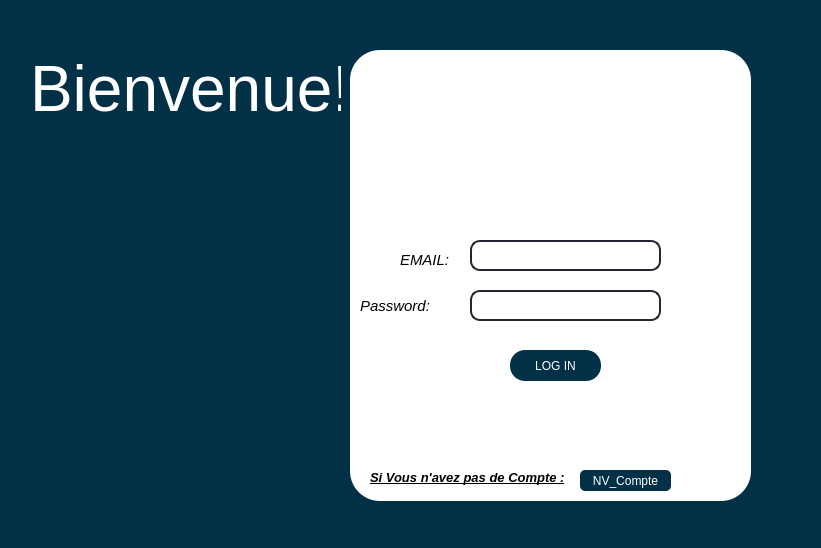
<?xml version="1.0" encoding="UTF-8"?>
<ui version="4.0">
 <class>login</class>
 <widget class="QWidget" name="login">
  <property name="geometry">
   <rect>
    <x>0</x>
    <y>0</y>
    <width>821</width>
    <height>548</height>
   </rect>
  </property>
  <property name="windowTitle">
   <string>Form</string>
  </property>
  <property name="styleSheet">
   <string notr="true">/*background-color:rgb(32, 102, 193);*/
background-color:#023047;</string>
  </property>
  <widget class="QLabel" name="label_2">
   <property name="geometry">
    <rect>
     <x>350</x>
     <y>50</y>
     <width>401</width>
     <height>451</height>
    </rect>
   </property>
   <property name="styleSheet">
    <string notr="true">background-color:white
;
border-radius:30px;</string>
   </property>
   <property name="text">
    <string/>
   </property>
  </widget>
  <widget class="QStackedWidget" name="stackedWidget3">
   <property name="geometry">
    <rect>
     <x>360</x>
     <y>60</y>
     <width>381</width>
     <height>431</height>
    </rect>
   </property>
   <property name="styleSheet">
    <string notr="true">background-color:white
;
border-radius:115px;</string>
   </property>
   <property name="currentIndex">
    <number>0</number>
   </property>
   <widget class="QWidget" name="page">
    <widget class="QLabel" name="label_4">
     <property name="geometry">
      <rect>
       <x>100</x>
       <y>0</y>
       <width>161</width>
       <height>131</height>
      </rect>
     </property>
     <property name="text">
      <string/>
     </property>
     <property name="pixmap">
      <pixmap resource="res.qrc">:/prefix/new/res/download (3).png</pixmap>
     </property>
    </widget>
    <widget class="QLineEdit" name="email">
     <property name="geometry">
      <rect>
       <x>110</x>
       <y>180</y>
       <width>191</width>
       <height>31</height>
      </rect>
     </property>
     <property name="styleSheet">
      <string notr="true">QLineEdit{
border:2px solid rgb(37,39,48);
border-radius:10px;

background-color:white;
}
QLineEdit:hover{
border:2px solid rgb(48,50,62);
}
QLineEdit:focus{
border:2px solid rgb(85,170,255);

}
</string>
     </property>
    </widget>
    <widget class="QLabel" name="label_5">
     <property name="geometry">
      <rect>
       <x>40</x>
       <y>190</y>
       <width>61</width>
       <height>20</height>
      </rect>
     </property>
     <property name="styleSheet">
      <string notr="true">QLabel{
  position: relative;
  font-family: &quot;Avenir Next&quot;, sans-serif;
  font-weight:9000;
  font-size: 15px;
  text-transform: uppercase;
  font-style: italic;
  letter-spacing: 0.05em;
  display: inline-block;}
QLabel:Before{  position: absolute;
  left: 0;
  top: 0;
  content: attr(filter-content);

  filter: url(#motion-blur-filter);}</string>
     </property>
     <property name="text">
      <string>&lt;html&gt;&lt;head/&gt;&lt;body&gt;&lt;p&gt;EMAIL:&lt;/p&gt;&lt;/body&gt;&lt;/html&gt;</string>
     </property>
    </widget>
    <widget class="QLineEdit" name="mdp">
     <property name="geometry">
      <rect>
       <x>110</x>
       <y>230</y>
       <width>191</width>
       <height>31</height>
      </rect>
     </property>
     <property name="focusPolicy">
      <enum>Qt::ClickFocus</enum>
     </property>
     <property name="styleSheet">
      <string notr="true">QLineEdit{
border:2px solid rgb(37,39,48);
border-radius:10px;

background-color:white;
}
QLineEdit:hover{
border:2px solid rgb(48,50,62);
}
QLineEdit:focus{
border:2px solid rgb(85,170,255);
}
</string>
     </property>
     <property name="echoMode">
      <enum>QLineEdit::Password</enum>
     </property>
    </widget>
    <widget class="QLabel" name="label_6">
     <property name="geometry">
      <rect>
       <x>0</x>
       <y>230</y>
       <width>101</width>
       <height>31</height>
      </rect>
     </property>
     <property name="styleSheet">
      <string notr="true">QLabel{
  position: relative;
  font-family: &quot;Avenir Next&quot;, sans-serif;
  font-weight:9000;
  font-size: 15px;
  text-transform: uppercase;
  font-style: italic;
  letter-spacing: 0.05em;
  display: inline-block;}
QLabel:Before{  position: absolute;
  left: 0;
  top: 0;
  content: attr(filter-content);

  filter: url(#motion-blur-filter);}</string>
     </property>
     <property name="text">
      <string>Password:</string>
     </property>
    </widget>
    <widget class="QPushButton" name="valider">
     <property name="geometry">
      <rect>
       <x>150</x>
       <y>290</y>
       <width>91</width>
       <height>31</height>
      </rect>
     </property>
     <property name="styleSheet">
      <string notr="true">QPushButton{
border-radius:15px;
background-color:#023047;
/*background-color:rgb(206, 212, 84);*/
color:rgb(255, 255, 255);
font: 75 12pt &quot;System&quot;;

}
QPushButton:hover{
background-color:#90e0ef;
font: 75 12pt &quot;System&quot;;
color:rgb(255, 255, 255);

}
QPushButton:pressed{
background-color:#90e0ef;
font: 75 12pt &quot;System&quot;;
color:white;

}</string>
     </property>
     <property name="text">
      <string>LOG IN</string>
     </property>
    </widget>
    <widget class="QLabel" name="label_13">
     <property name="geometry">
      <rect>
       <x>10</x>
       <y>410</y>
       <width>211</width>
       <height>16</height>
      </rect>
     </property>
     <property name="text">
      <string>&lt;html&gt;&lt;head/&gt;&lt;body&gt;&lt;p&gt;&lt;span style=&quot; font-size:10pt; font-weight:600; font-style:italic; text-decoration: underline;&quot;&gt;Si Vous n'avez pas de Compte :&lt;/span&gt;&lt;/p&gt;&lt;/body&gt;&lt;/html&gt;</string>
     </property>
    </widget>
    <widget class="QPushButton" name="pushButton">
     <property name="geometry">
      <rect>
       <x>220</x>
       <y>410</y>
       <width>91</width>
       <height>21</height>
      </rect>
     </property>
     <property name="styleSheet">
      <string notr="true">QPushButton{
border-radius:5px;
background-color:#023047;
/*background-color:rgb(206, 212, 84);*/
color:rgb(255, 255, 255);
font: 75 12pt &quot;System&quot;;

}
QPushButton:hover{
background-color:#90e0ef;
font: 75 12pt &quot;System&quot;;
color:rgb(255, 255, 255);

}
QPushButton:pressed{
background-color:#90e0ef;
font: 75 12pt &quot;System&quot;;
color:white;

}</string>
     </property>
     <property name="text">
      <string>NV_Compte</string>
     </property>
    </widget>
   </widget>
   <widget class="QWidget" name="page_3">
    <widget class="QLineEdit" name="nom_nv">
     <property name="geometry">
      <rect>
       <x>120</x>
       <y>170</y>
       <width>191</width>
       <height>31</height>
      </rect>
     </property>
     <property name="styleSheet">
      <string notr="true">QLineEdit{
border:2px solid rgb(37,39,48);
border-radius:10px;

background-color:white;
}
QLineEdit:hover{
border:2px solid rgb(48,50,62);
}
QLineEdit:focus{
border:2px solid rgb(85,170,255);
}
</string>
     </property>
    </widget>
    <widget class="QLineEdit" name="prenom_nv">
     <property name="geometry">
      <rect>
       <x>120</x>
       <y>210</y>
       <width>191</width>
       <height>31</height>
      </rect>
     </property>
     <property name="styleSheet">
      <string notr="true">QLineEdit{
border:2px solid rgb(37,39,48);
border-radius:10px;

background-color:white;
}
QLineEdit:hover{
border:2px solid rgb(48,50,62);
}
QLineEdit:focus{
border:2px solid rgb(85,170,255);
}
</string>
     </property>
    </widget>
    <widget class="QLineEdit" name="adresse_nv">
     <property name="geometry">
      <rect>
       <x>120</x>
       <y>250</y>
       <width>191</width>
       <height>31</height>
      </rect>
     </property>
     <property name="styleSheet">
      <string notr="true">QLineEdit{
border:2px solid rgb(37,39,48);
border-radius:10px;

background-color:white;
}
QLineEdit:hover{
border:2px solid rgb(48,50,62);
}
QLineEdit:focus{
border:2px solid rgb(85,170,255);
}
</string>
     </property>
    </widget>
    <widget class="QLineEdit" name="email_nv">
     <property name="geometry">
      <rect>
       <x>120</x>
       <y>290</y>
       <width>191</width>
       <height>31</height>
      </rect>
     </property>
     <property name="styleSheet">
      <string notr="true">QLineEdit{
border:2px solid rgb(37,39,48);
border-radius:10px;

background-color:white;
}
QLineEdit:hover{
border:2px solid rgb(48,50,62);
}
QLineEdit:focus{
border:2px solid rgb(85,170,255);
}
</string>
     </property>
    </widget>
    <widget class="QLabel" name="label_7">
     <property name="geometry">
      <rect>
       <x>0</x>
       <y>340</y>
       <width>121</width>
       <height>16</height>
      </rect>
     </property>
     <property name="styleSheet">
      <string notr="true">QLabel{
  position: relative;
  font-family: &quot;Avenir Next&quot;, sans-serif;
  font-weight:9000;
  font-size: 15px;
  text-transform: uppercase;
  font-style: italic;
  letter-spacing: 0.05em;
  display: inline-block;}
QLabel:Before{  position: absolute;
  left: 0;
  top: 0;
  content: attr(filter-content);

  filter: url(#motion-blur-filter);}</string>
     </property>
     <property name="text">
      <string>MOT DE PASSE:</string>
     </property>
    </widget>
    <widget class="QLabel" name="label_8">
     <property name="geometry">
      <rect>
       <x>50</x>
       <y>180</y>
       <width>51</width>
       <height>16</height>
      </rect>
     </property>
     <property name="styleSheet">
      <string notr="true">QLabel{
  position: relative;
  font-family: &quot;Avenir Next&quot;, sans-serif;
  font-weight:9000;
  font-size: 15px;
  text-transform: uppercase;
  font-style: italic;
  letter-spacing: 0.05em;
  display: inline-block;}
QLabel:Before{  position: absolute;
  left: 0;
  top: 0;
  content: attr(filter-content);

  filter: url(#motion-blur-filter);}</string>
     </property>
     <property name="text">
      <string>NOM:</string>
     </property>
    </widget>
    <widget class="QLabel" name="label_9">
     <property name="geometry">
      <rect>
       <x>30</x>
       <y>260</y>
       <width>81</width>
       <height>16</height>
      </rect>
     </property>
     <property name="styleSheet">
      <string notr="true">QLabel{
  position: relative;
  font-family: &quot;Avenir Next&quot;, sans-serif;
  font-weight:9000;
  font-size: 15px;
  text-transform: uppercase;
  font-style: italic;
  letter-spacing: 0.05em;
  display: inline-block;}
QLabel:Before{  position: absolute;
  left: 0;
  top: 0;
  content: attr(filter-content);

  filter: url(#motion-blur-filter);}</string>
     </property>
     <property name="text">
      <string>ADRESSE:</string>
     </property>
    </widget>
    <widget class="QLabel" name="label_10">
     <property name="geometry">
      <rect>
       <x>30</x>
       <y>220</y>
       <width>81</width>
       <height>16</height>
      </rect>
     </property>
     <property name="styleSheet">
      <string notr="true">QLabel{
  position: relative;
  font-family: &quot;Avenir Next&quot;, sans-serif;
  font-weight:9000;
  font-size: 15px;
  text-transform: uppercase;
  font-style: italic;
  letter-spacing: 0.05em;
  display: inline-block;}
QLabel:Before{  position: absolute;
  left: 0;
  top: 0;
  content: attr(filter-content);

  filter: url(#motion-blur-filter);}</string>
     </property>
     <property name="text">
      <string>PRENOM:</string>
     </property>
    </widget>
    <widget class="QLabel" name="label_11">
     <property name="geometry">
      <rect>
       <x>50</x>
       <y>300</y>
       <width>61</width>
       <height>16</height>
      </rect>
     </property>
     <property name="styleSheet">
      <string notr="true">QLabel{
  position: relative;
  font-family: &quot;Avenir Next&quot;, sans-serif;
  font-weight:9000;
  font-size: 15px;
  text-transform: uppercase;
  font-style: italic;
  letter-spacing: 0.05em;
  display: inline-block;}
QLabel:Before{  position: absolute;
  left: 0;
  top: 0;
  content: attr(filter-content);

  filter: url(#motion-blur-filter);}</string>
     </property>
     <property name="text">
      <string>EMAIL:</string>
     </property>
    </widget>
    <widget class="QLineEdit" name="mdp_nv">
     <property name="geometry">
      <rect>
       <x>120</x>
       <y>330</y>
       <width>191</width>
       <height>31</height>
      </rect>
     </property>
     <property name="styleSheet">
      <string notr="true">QLineEdit{
border:2px solid rgb(37,39,48);
border-radius:10px;

background-color:white;
}
QLineEdit:hover{
border:2px solid rgb(48,50,62);
}
QLineEdit:focus{
border:2px solid rgb(85,170,255);
}
</string>
     </property>
     <property name="echoMode">
      <enum>QLineEdit::Password</enum>
     </property>
    </widget>
    <widget class="QLabel" name="label_12">
     <property name="geometry">
      <rect>
       <x>150</x>
       <y>-10</y>
       <width>101</width>
       <height>131</height>
      </rect>
     </property>
     <property name="text">
      <string/>
     </property>
     <property name="pixmap">
      <pixmap resource="res.qrc">:/prefix/new/res/add.png</pixmap>
     </property>
    </widget>
    <widget class="QPushButton" name="valider_2">
     <property name="geometry">
      <rect>
       <x>140</x>
       <y>370</y>
       <width>81</width>
       <height>31</height>
      </rect>
     </property>
     <property name="styleSheet">
      <string notr="true">QPushButton{
border-radius:15px;
background-color:#023047;
/*background-color:rgb(206, 212, 84);*/
color:rgb(255, 255, 255);
font: 75 12pt &quot;System&quot;;

}
QPushButton:hover{
background-color:#90e0ef;
font: 75 12pt &quot;System&quot;;
color:rgb(255, 255, 255);

}
QPushButton:pressed{
background-color:#90e0ef;
font: 75 12pt &quot;System&quot;;
color:white;

}</string>
     </property>
     <property name="text">
      <string>INSCRIT</string>
     </property>
    </widget>
    <widget class="QLineEdit" name="id_nv">
     <property name="geometry">
      <rect>
       <x>120</x>
       <y>130</y>
       <width>191</width>
       <height>31</height>
      </rect>
     </property>
     <property name="styleSheet">
      <string notr="true">QLineEdit{
border:2px solid rgb(37,39,48);
border-radius:10px;

background-color:white;
}
QLineEdit:hover{
border:2px solid rgb(48,50,62);
}
QLineEdit:focus{
border:2px solid rgb(85,170,255);
}
</string>
     </property>
    </widget>
    <widget class="QLabel" name="label_14">
     <property name="geometry">
      <rect>
       <x>0</x>
       <y>140</y>
       <width>121</width>
       <height>20</height>
      </rect>
     </property>
     <property name="styleSheet">
      <string notr="true">QLabel{
  position: relative;
  font-family: &quot;Avenir Next&quot;, sans-serif;
  font-weight:9000;
  font-size: 15px;
  text-transform: uppercase;
  font-style: italic;
  letter-spacing: 0.05em;
  display: inline-block;}
QLabel:Before{  position: absolute;
  left: 0;
  top: 0;
  content: attr(filter-content);

  filter: url(#motion-blur-filter);}</string>
     </property>
     <property name="text">
      <string>ID_EMPLOYER:</string>
     </property>
    </widget>
   </widget>
  </widget>
  <widget class="QLabel" name="label">
   <property name="geometry">
    <rect>
     <x>-50</x>
     <y>250</y>
     <width>331</width>
     <height>171</height>
    </rect>
   </property>
   <property name="text">
    <string/>
   </property>
   <property name="pixmap">
    <pixmap resource="res.qrc">:/prefix/new/res/constop1-removebg-preview.png</pixmap>
   </property>
  </widget>
  <widget class="QLabel" name="label_3">
   <property name="geometry">
    <rect>
     <x>30</x>
     <y>30</y>
     <width>311</width>
     <height>121</height>
    </rect>
   </property>
   <property name="styleSheet">
    <string notr="true">color:rgb(255, 255, 255);
font:&quot;System&quot;;
 animation: outer-left 1s 1s cubic-bezier(0.5, 0, 0.1, 1) both;</string>
   </property>
   <property name="text">
    <string>&lt;html&gt;&lt;head/&gt;&lt;body&gt;&lt;p&gt;&lt;span style=&quot; font-size:48pt;&quot;&gt;Bienvenue!&lt;/span&gt;&lt;/p&gt;&lt;/body&gt;&lt;/html&gt;</string>
   </property>
  </widget>
 </widget>
 <resources>
  <include location="res.qrc"/>
 </resources>
 <connections/>
</ui>
